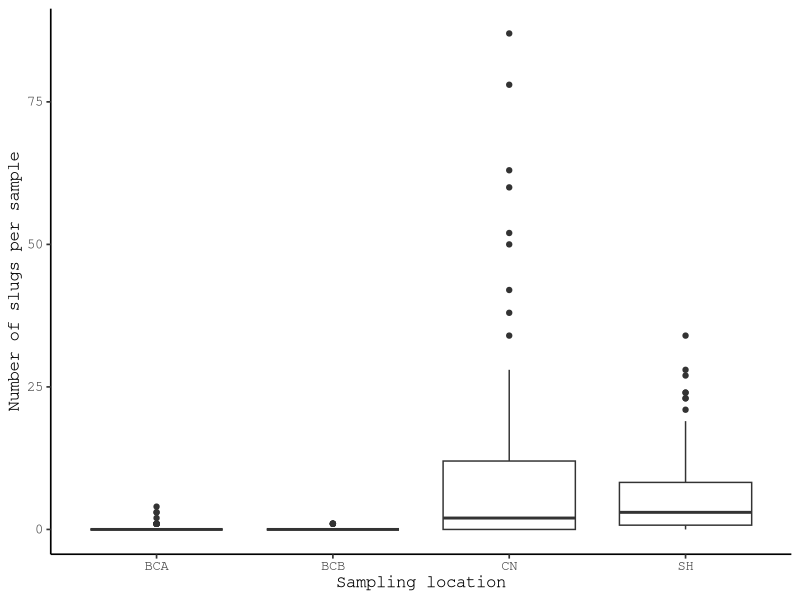
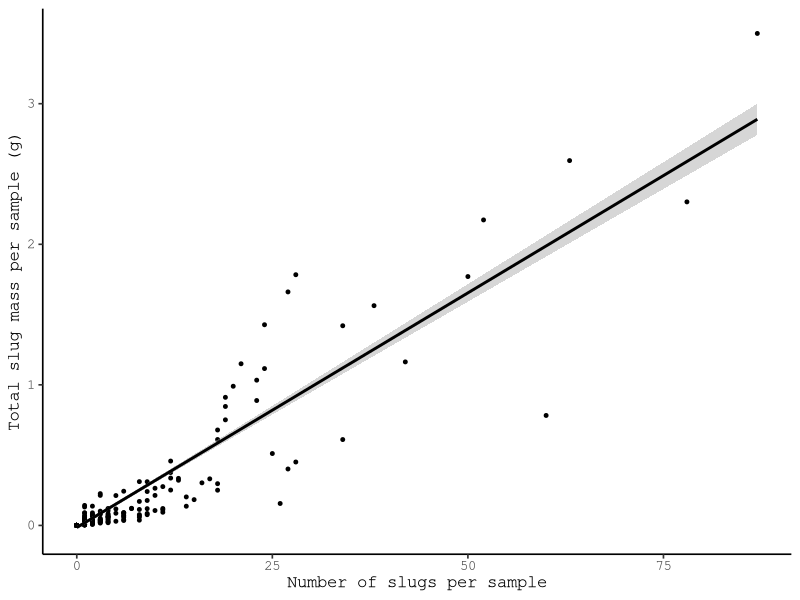
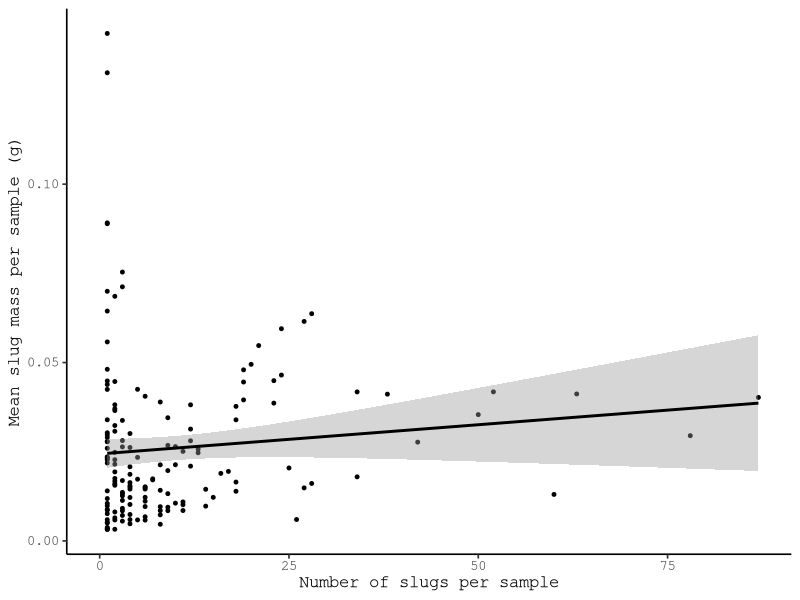
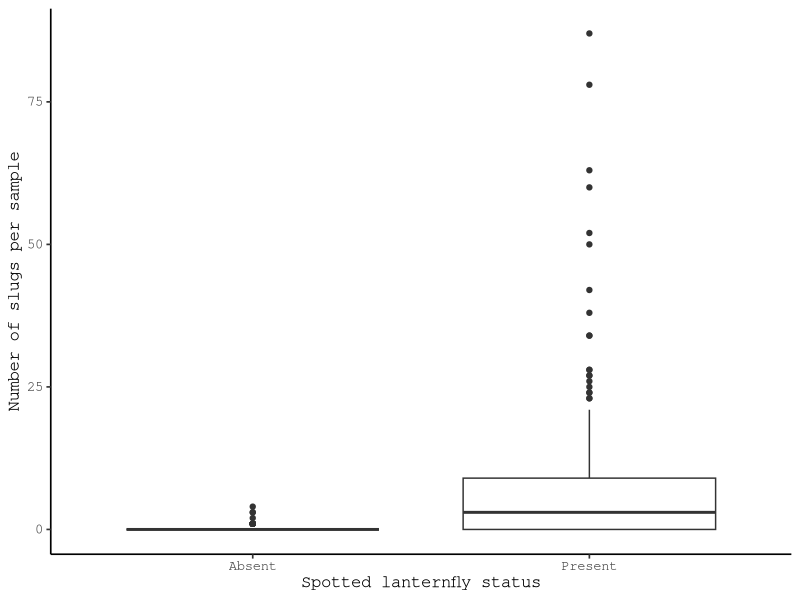

Write R code to recreate these figures, in order.
## ---- chunk 1
df <- read.csv("combinedslugdata.csv")
library(ggplot2)
## ---- chunk 2
p1 <- ggplot(data=df) +
  aes(x=Location,y=number_of_slugs) +
  geom_boxplot() + 
  labs(x="Sampling location",
       y="Number of slugs per sample")
p1 + theme_classic(base_size=12.5,base_family="Courier")
## ---- chunk 3
p2 <- ggplot(data=df) +
  aes(x=number_of_slugs,
      y=total_slug_dry_mass) +
  geom_point(size=1) +
  geom_smooth(method="lm",color="black") +
  labs(x="Number of slugs per sample",
       y="Total slug mass per sample (g)")
p2 + theme_classic(base_size=12.5,base_family="Courier")
## ---- chunk 4
p3 <- ggplot(data=df) +
  aes(x=number_of_slugs,
      y=mean_slug_dry_mass) +
  geom_point(size=1) +
  geom_smooth(method="lm",color="black") +
  labs(x="Number of slugs per sample",
       y="Mean slug mass per sample (g)")
p3 + theme_classic(base_size=12.5,base_family="Courier")
## ---- chunk 5
p4 <- ggplot(data=df) + 
  aes(x=Type,
      y=number_of_slugs) +
  geom_boxplot() +
  labs(x="Spotted lanternfly status",
       y="Number of slugs per sample")
p4 + theme_classic(base_size=12.5,base_family="Courier")
